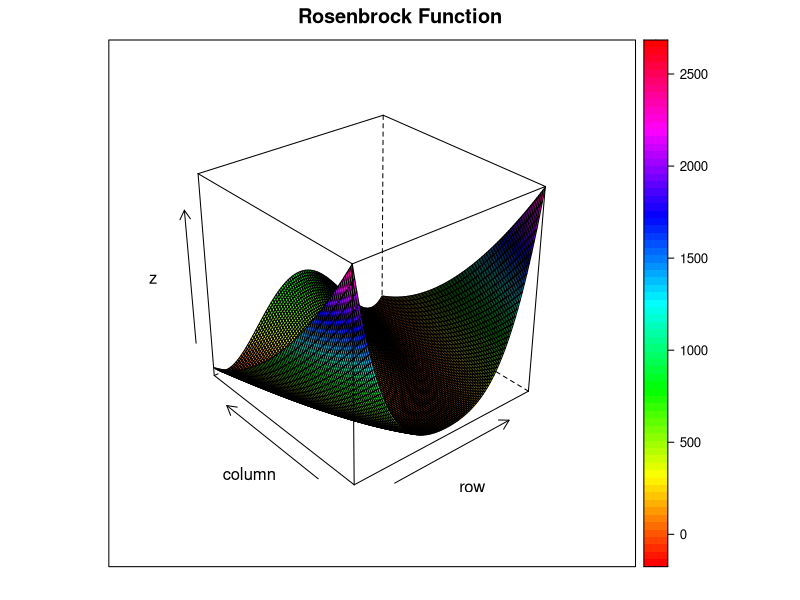

Write R code to recreate this figure. (Note: this script raises an error after producing the figure.)
## ---- chunk 1
#install.packages("lattice")
library(lattice) 
a <- 1; b<- 100 #set fixed parameters as standard for Rosenbrock function

f <- function(x,y) (a-x)^2 + b*(y-x^2)^2 #define Rosenbrock function

coords <- data.frame(x =seq(-2, 2, length=101), #store grid
       y =seq(-1, 3, length=101))

z <- outer(coords[,1], coords[,2], f) #apply function

wireframe(z, drape = T, col.regions=rainbow(3000), main = "Rosenbrock Function" ) #show contour plot
## ---- chunk 2
f1 <- deriv(expression((a-x)^2 + b*(y-x^2)^2), namevec = c('x', 'y'), function.arg=T, hessian=F) #calculate gradient

GradDesc <- function(f1,x0, s=1, alpha = 1/4, beta = 1/2, eps = 1e-2, max_iter = 50000){
  x <- x0 #set initial coordinate
  iter <- 0 #set iterations to 0
  grad <-  attr(f1(x[1], x[2]), "gradient") #compute gradient at current coordinate
  fun_val <- rep(0, max_iter) #initiate vector of function values
  coords <- matrix(NA, nrow =  max_iter, ncol = 2) #initiate vector of coordinates
  
  
  while (norm(grad, type ="2") > eps && iter < max_iter){
    iter <- iter + 1 #increment iterations
    t <- s #set t to initial stepsize
    change <- x - t* grad #set change in coords
    
    while (f1(x[1],x[2]) - f1(change[1],change[2]) < alpha * t * norm(grad, type ="2")^2) {
       t <- beta * t  #set stepsize by backtracking 
       change <- x - t* grad #set change in coords
    }
   
    x <- x-t*grad #move coords
    grad <-  attr(f1(x[1], x[2]), "gradient") #compute gradient at current coordinate
    fun_val[iter] <- f1(x[1], x[2]) #compute value of function at current coordinate
    #print(fun_val[iter])
    coords[iter,] <- t(x) #store coordinates
  }
  
  
  results <- c(Iterations = iter, #print step
    Coordinates = coords[iter,], #print optima coordinates
    Gradient = grad, #print gradient
    Value = fun_val[iter]) # print fn val
  attr(results, "coords") <- coords #set ordered coordinates as attribute
  attr(results, "fun_val") <- fun_val #set ordered function values as attribute
  return(results)
}
## ---- chunk 3
system.time(GD_Rosen <- GradDesc(f1, x0 = c(10,10), eps = 1e-2))
GD_Rosen[1:6]
## ---- chunk 4
#library(ggplot2)
#GD_Rosen_coords <- attr(GD_Rosen, "coords")

#ggplot(data.frame(x =seq(-2, 2, length=101), #store grid
#       y =seq(-1, 3, length=101)),
#       z = apply) +
#geom_contour( aes(z = f1(x,y))) +
#geom_jitter(aes(x = GD_Rosen_coords[,1], y = GD_Rosen_coords[,2]))
## ---- chunk 5
library(matrixcalc) #load matrixcalc for pos.def. test is.positive.definite
f2 <- deriv(expression((a-x)^2 + b*(y-x^2)^2), namevec = c('x', 'y'), function.arg=T, hessian=T) 
#calculate gradient and Hessian


hybrid <- function(f2,x0, s=1, alpha = 1/4, beta = 1/2, eps = 1e-2, max_iter = 1000){
  x <- x0 #set initial coordinate
  iter <- 0 #set iterations to 0
  grad <-  attr(f2(x[1], x[2]), "gradient") #compute gradient at current coordinate
  hess <- matrix( attr( f2(x[1], x[2]), "hessian"), nrow = 2, ncol =2 ) 
  #compute hessian at current coordinate
  #hval <- hessian(x) #set hessian
  fun_val <- rep(0, max_iter) #initiate vector of function values
  coords <- matrix(NA, nrow =  max_iter, ncol = 2) #initiate vector of coordinates
  
  
  if(is.positive.definite(hess)){
    d <- solve(hess, t(grad)) #if gradient is pos.def. use Newton direction
  } else {
        d <- grad #else use gradient direction
      }
  
  while (norm(grad, type ="2") > eps && iter < max_iter){
    iter <- iter + 1 #increment iterations
    t <- s #set t to initial stepsize
    change <- x - t* d #set change in coords
    
    while (f2(x[1],x[2]) - f2(change[1],change[2]) < alpha * t * grad %*% d) {
       t <- beta * t  #set stepsize by backtracking 
       change <- x - t* d #set change in coords
    }
   
    x <- x-t*d #move coords
    grad <-  attr(f1(x[1], x[2]), "gradient") #compute gradient at current coordinate
    hess <- matrix( attr( f2(x[1], x[2]), "hessian"), nrow = 2, ncol =2 )
    #compute hessian at current coordinate
    fun_val[iter] <- f1(x[1], x[2]) #compute value of function at current coordinate
    #print(fun_val[iter])
    coords[iter,] <- t(x) #store coordinates
    
      if(is.positive.definite(hess)){
      d <- solve(hess, t(grad)) #if gradient is pos.def. use Newton direction
       } else {
        d <- grad #else use gradient direction
      }
  }
  
  results <- c(Iterations = iter, #print step
    Coordinates = coords[iter,], #print optima coordinates
    Gradient = grad, #print gradient
    Value = fun_val[iter]) # print fn val
  
  
  attr(results, "coords") <- coords #set ordered coordinates as attribute
  attr(results, "fun_val") <- fun_val #set ordered function values as attribute
  
  results
}
## ---- chunk 6
system.time(hybrid_Rosen <- hybrid(f2, x0 = c(0,0), eps = 1e-2))
hybrid_Rosen[1:6]
## ---- chunk 7
library(MASS)

#define simulated annealing function
SimAnneal <- function(f,x0 =  c(0,0), alpha = 0.95, sig = 5, max_iter = 100000){
  x <- matrix(nrow = max_iter+1, ncol = 2) #initialise coordinate matrix
  x[1,] <- t(x0) #initialise x0
  Temp <- 1
  fun_val <- rep(0, max_iter)
  
  for (k in 1:max_iter) {
    Temp <- alpha * Temp #apply cooling
    delta <- mvrnorm(1, c(0,0) , Sigma = sig*diag(nrow= 2) ) 
    x_new <- x[k,] +  t(delta)  #perturb location
    dif <- f(x_new[1], x_new[2]) - f(x[k,1], x[k,2])  #calculate function change
    if(f(x_new[1], x_new[2]) < f(x[k,1], x[k,2])){
      x[k+1,] <- x_new #if decreasing, accept
    } else if (runif(1) > exp(dif/Temp) ){
        x[k+1,] <- x_new # accept according to acceptance probability
    } else { 
        x[k+1,] <- x[k,]
    }
  fun_val[k] <- f(x[k,1], x[k,2])
  }
  
  results <-  c(Iterations = k, #print step
    Coordinates = x[k,], #print optima coordinates
    #Gradient = grad, #print gradient
    Value = f(x[k,1], x[k,2]) ) # print fn val
    
    attr(results, "coords") <- coords #set ordered coordinates as attribute
  attr(results, "fun_val") <- fun_val #set ordered function values as attribute
  
  results
  
}
## ---- chunk 8
set.seed(123)
system.time(SA_Rosen <- SimAnneal(f, c(0,0), max_iter = 50000 ))
SA_Rosen[1:4]
## ---- chunk 9
library(ggplot2)
GD_val <- attr(GD_Rosen, "fun_val") #extract function value vectors 
hybrid_val <- attr(hybrid_Rosen, "fun_val")
SA_val <- attr(SA_Rosen, "fun_val")

n <- max(length(GD_val), length(hybrid_val), length(SA_val)) # fill non-entries with NA
length(GD_val) <- n
length(hybrid_val) <- n 
length(SA_val) <- n

fun_val_df <- data.frame(index = 1:n, GD = GD_val, hybrid = hybrid_val, SA = SA_val) #data.frame(matrix(nrow = n, ncol = 4))

ggplot(fun_val_df, aes(x= index) ) +  geom_line( aes(y = SA_val)) + ggtitle("Simulated Annealing")
ggplot(fun_val_df, aes(x= index) ) +  geom_line( aes(y = hybrid_val), color = "red") + xlim(0, 100) + ggtitle("Hybrid Method")
ggplot(fun_val_df, aes(x= index) ) +  geom_line( aes(y = GD_val), color = "blue") + xlim(0, 25000) + ylim(0, 10) + ggtitle("Gradient Descent")
